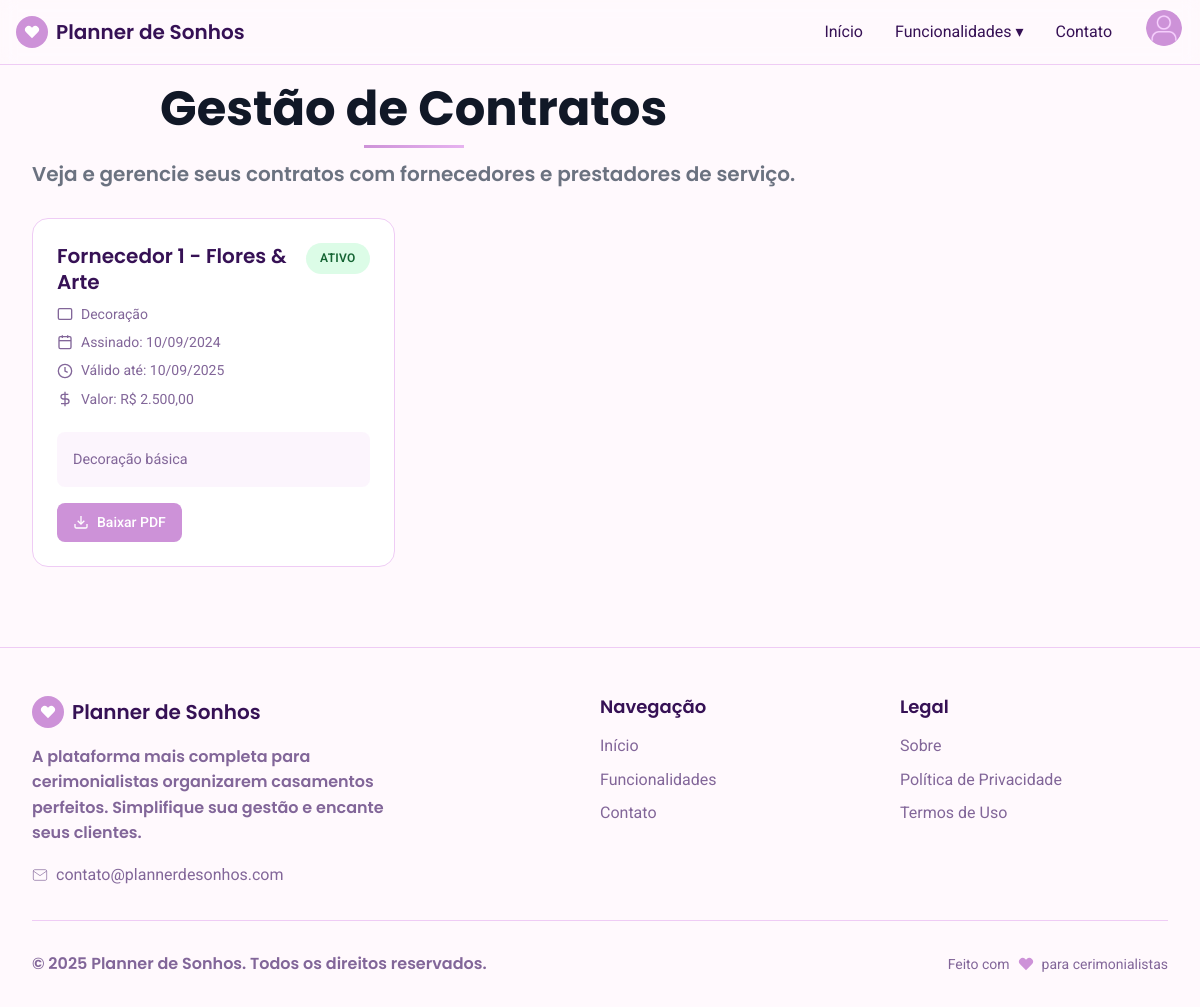
/pages/gestao-contratos.php (signed in), run on the app's committed database.
### tables this page shows
CREATE TABLE `contratos` (
  `id_contrato` int(11) NOT NULL,
  `nome_fornecedor` varchar(255) NOT NULL,
  `categoria` varchar(100) NOT NULL,
  `arquivo_pdf` varchar(255) NOT NULL,
  `data_assinatura` date NOT NULL,
  `data_validade` date NOT NULL,
  `valor` decimal(10,2) DEFAULT NULL,
  `status` enum('ativo','vencido','cancelado') DEFAULT 'ativo',
  `observacoes` text,
  `id_usuario` int(11) NOT NULL,
  `created_at` timestamp NOT NULL DEFAULT CURRENT_TIMESTAMP,
  `updated_at` timestamp NOT NULL DEFAULT CURRENT_TIMESTAMP ON UPDATE CURRENT_TIMESTAMP
);

### pages/gestao-contratos.php (the view, shortened to what this page needs)
<?php
require_once "../config/conexao.php";
$idUsuario = (int) $_SESSION['usuario_id'];
$stmt = $pdo->prepare("SELECT * FROM contratos WHERE id_usuario = ? ORDER BY created_at DESC");
$stmt->execute([$idUsuario]);
$contratos = $stmt->fetchAll(PDO::FETCH_ASSOC);
?>
<!DOCTYPE html>
<html lang="pt-BR">
<head>
  <link rel="stylesheet" href="../Style/styles.css" />
</head>
<body>
  <header class="header">
    <div class="container">
      <div class="header-content">
        <a href="../index.php" class="logo">
          <div class="heart-icon">
            <svg width="16" height="16" fill="currentColor" viewBox="0 0 24 24">
              <path d="M20.84 4.61a5.5 5.5 0 0 0-7.78 0L12 5.67l-1.06-1.06a5.5 5.5 0 0 0-7.78 7.78l1.06 1.06L12 21.23l7.78-7.78 1.06-1.06a5.5 5.5 0 0 0 0-7.78z" />
            </svg>
          </div>
          <span class="logo-text">Planner de Sonhos</span>
        </a>
        <nav class="nav">
          <a href="../index.php" class="nav-link">Início</a>
          <div class="dropdown">
            <a href="funcionalidades.php" class="nav-link dropdown-toggle">Funcionalidades ▾</a>
          </div>
          <a href="contato.php" class="nav-link">Contato</a>
          <?php if (isset($_SESSION["usuario_id"])): ?>
            <div class="profile-dropdown-wrapper">
              <img src="../user/fotos/<?php echo htmlspecialchars($_SESSION['foto_perfil'] ?? 'default.png'); ?>" alt="Foto de perfil" class="profile-avatar" onclick="toggleProfileDropdown()">
            </div>
          <?php else: ?>
            <a href="../user/login.php" class="btn-primary" style="align-items: center">Login</a>
          <?php endif; ?>
        </nav>
      </div>
    </div>
  </header>
  <main>
    <section class="page-content">
      <div class="container">
        <div class="page-header" style="display:flex;justify-content:space-between;align-items:center;flex-wrap:wrap;gap:1rem;margin-bottom:2rem;">
          <div>
            <h1 class="page-title">
              Gestão de <span class="gradient-text">Contratos</span>
            </h1>
            <p class="page-description">
              Veja e gerencie seus contratos com fornecedores e prestadores de serviço.
            </p>
          </div>
        </div>
        <div style="display: grid; grid-template-columns: repeat(auto-fill, minmax(350px, 1fr)); gap: 1.5rem;">
          <?php if (empty($contratos)): ?>
            <div class="card empty-state">
              <svg fill="none" stroke="currentColor" viewBox="0 0 24 24" stroke-width="1.5">
                <path d="M9 12h6m-6 4h6m2 5H7a2 2 0 01-2-2V5a2 2 0 012-2h5.586a1 1 0 01.707.293l5.414 5.414a1 1 0 01.293.707V19a2 2 0 01-2 2z"></path>
              </svg>
              <h3>Nenhum contrato encontrado</h3>
              <p>Você ainda não possui contratos registrados no sistema.</p>
            </div>
          <?php else: ?>
            <?php foreach ($contratos as $contrato): ?>
              <div class="contract-card">
                <div class="contract-header">
                  <div style="flex: 1;min-width:0;">
                    <h3 class="contract-title"><?php echo htmlspecialchars($contrato['nome_fornecedor']); ?></h3>
                    <div class="contract-meta">
                      <svg width="16" height="16" fill="none" stroke="currentColor" viewBox="0 0 24 24" stroke-width="2">
                        <path d="M4 4h16c1.1 0 2 .9 2 2v12c0 1.1-.9 2-2 2H4c-1.1 0-2-.9-2-2V6c0-1.1.9-2 2-2z" />
                      </svg>
                      <?php echo htmlspecialchars($contrato['categoria']); ?>
                    </div>
                    <div class="contract-meta">
                      <svg width="16" height="16" fill="none" stroke="currentColor" viewBox="0 0 24 24" stroke-width="2">
                        <rect x="3" y="4" width="18" height="18" rx="2" ry="2"></rect>
                        <line x1="16" y1="2" x2="16" y2="6"></line>
                        <line x1="8" y1="2" x2="8" y2="6"></line>
                        <line x1="3" y1="10" x2="21" y2="10"></line>
                      </svg>
                      Assinado: <?php echo date("d/m/Y", strtotime($contrato['data_assinatura'])); ?>
                    </div>
                    <?php if ($contrato['data_validade']): ?>
                      <div class="contract-meta">
                        <svg width="16" height="16" fill="none" stroke="currentColor" viewBox="0 0 24 24" stroke-width="2">
                          <circle cx="12" cy="12" r="10"></circle>
                          <polyline points="12 6 12 12 16 14"></polyline>
                        </svg>
                        Válido até: <?php echo date("d/m/Y", strtotime($contrato['data_validade'])); ?>
                      </div>
                    <?php endif; ?>
                    <?php if ($contrato['valor']): ?>
                      <div class="contract-meta">
                        <svg width="16" height="16" fill="none" stroke="currentColor" viewBox="0 0 24 24" stroke-width="2">
                          <line x1="12" y1="1" x2="12" y2="23"></line>
                          <path d="M17 5H9.5a3.5 3.5 0 0 0 0 7h5a3.5 3.5 0 0 1 0 7H6"></path>
                        </svg>
                        Valor: R$ <?php echo number_format($contrato['valor'], 2, ',', '.'); ?>
                      </div>
                    <?php endif; ?>
                  </div>
                  <span class="status-badge status-<?php echo $contrato['status']; ?>">
                    <?php
                      $status_labels = [
                        'ativo' => 'Ativo',
                        'vencido' => 'Vencido',
                        'cancelado' => 'Cancelado'
                      ];
                      echo $status_labels[$contrato['status']] ?? ucfirst($contrato['status']);
                    ?>
                  </span>
                </div>
                <?php if ($contrato['observacoes']): ?>
                  <div class="contract-description">
                    <?php echo nl2br(htmlspecialchars($contrato['observacoes'])); ?>
                  </div>
                <?php endif; ?>
                <div class="contract-actions">
                  <?php if ($contrato['arquivo_pdf']): ?>
                    <a href="../contratos/<?php echo htmlspecialchars($contrato['arquivo_pdf']); ?>" target="_blank" class="btn-small btn-download">
                      <svg width="16" height="16" fill="none" stroke="currentColor" viewBox="0 0 24 24" stroke-width="2">
                        <path d="M21 15v4a2 2 0 0 1-2 2H5a2 2 0 0 1-2-2v-4"></path>
                        <polyline points="7 10 12 15 17 10"></polyline>
                        <line x1="12" y1="15" x2="12" y2="3"></line>
                      </svg>
                      Baixar PDF
                    </a>
                  <?php endif; ?>
                </div>
              </div>
            <?php endforeach; ?>
          <?php endif; ?>
        </div>
      </div>
    </section>
  </main>
  <footer class="footer">
    <div class="container">
      <div class="footer-content">
        <div class="footer-brand">
          <a href="../index.php" class="logo">
            <div class="heart-icon">
              <svg width="16" height="16" fill="currentColor" viewBox="0 0 24 24">
                <path d="M20.84 4.61a5.5 5.5 0 0 0-7.78 0L12 5.67l-1.06-1.06a5.5 5.5 0 0 0-7.78 7.78l1.06 1.06L12 21.23l7.78-7.78 1.06-1.06a5.5 5.5 0 0 0 0-7.78z" />
              </svg>
            </div>
            <span class="logo-text">Planner de Sonhos</span>
          </a>
          <p class="footer-description">
            A plataforma mais completa para cerimonialistas organizarem casamentos perfeitos. Simplifique sua gestão e encante seus clientes.
          </p>
          <div class="footer-contact">
            <svg style="width: 1rem; height: 1rem" fill="none" stroke="currentColor" viewBox="0 0 24 24">
              <path d="M4 4h16c1.1 0 2 .9 2 2v12c0 1.1-.9 2-2 2H4c-1.1 0-2-.9-2-2V6c0-1.1.9-2 2-2z" />
              <polyline points="22,6 12,13 2,6" />
            </svg>
            <span>contato@plannerdesonhos.com</span>
          </div>
        </div>
        <div class="footer-links">
          <h3>Navegação</h3>
          <ul>
            <li><a href="../index.php">Início</a></li>
            <li><a href="funcionalidades.php">Funcionalidades</a></li>
            <li><a href="contato.php">Contato</a></li>
          </ul>
        </div>
        <div class="footer-modules">
          <h3>Legal</h3>
          <ul>
            <li><a href="../legal-pages/about.html">Sobre</a></li>
            <li><a href="../legal-pages/privacity-politics.html">Política de Privacidade</a></li>
            <li><a href="../legal-pages/uses-terms.html">Termos de Uso</a></li>
          </ul>
        </div>
      </div>
      <div class="footer-bottom">
        <p>&copy; 2025 Planner de Sonhos. Todos os direitos reservados.</p>
        <div style="display: flex; align-items: center; gap: 0.25rem; font-size: 0.875rem; color: hsl(var(--muted-foreground));">
          <span>Feito com</span>
          <svg style="width: 1rem; height: 1rem; color: hsl(var(--primary)); margin: 0 0.25rem;" fill="currentColor" viewBox="0 0 24 24">
            <path d="M20.84 4.61a5.5 5.5 0 0 0-7.78 0L12 5.67l-1.06-1.06a5.5 5.5 0 0 0-7.78 7.78l1.06 1.06L12 21.23l7.78-7.78 1.06-1.06a5.5 5.5 0 0 0 0-7.78z" />
          </svg>
          <span>para cerimonialistas</span>
        </div>
      </div>
    </div>
  </footer>
</body>
</html>

### pages/gestao-contratos.php (style rules this page uses)
.contract-actions { display: flex; gap: 0.5rem; flex-wrap: wrap; margin-top: 1rem; }
.btn-small { padding: 0.5rem 1rem; font-size: 0.875rem; border-radius: 0.5rem; border: none; cursor: pointer; text-decoration: none; display: inline-flex; align-items: center; gap: 0.5rem; transition: all 0.2s; font-weight: 500; }
.btn-download { background: hsl(var(--primary)); color: white; }
.status-badge { padding: 0.375rem 0.875rem; border-radius: 1rem; font-size: 0.75rem; font-weight: 600; text-transform: uppercase; display: inline-block; letter-spacing: 0.025em; }
.status-ativo { background: #dcfce7; color: #166534; }
.contract-card { background: white; border: 1px solid hsl(var(--border)); border-radius: 1rem; padding: 1.5rem; transition: all 0.3s; }
.contract-header { display: flex; justify-content: space-between; align-items: start; margin-bottom: 1rem; gap: 1rem; }
.contract-title { font-size: 1.25rem; font-weight: 600; color: hsl(var(--foreground)); margin-bottom: 0.5rem; line-height: 1.3; }
.contract-meta { color: hsl(var(--muted-foreground)); font-size: 0.875rem; margin-bottom: 0.375rem; display: flex; align-items: center; gap: 0.5rem; }
.contract-description { color: hsl(var(--muted-foreground)); margin-bottom: 1rem; line-height: 1.6; padding: 1rem; background: hsl(var(--muted) / 0.3); border-radius: 0.5rem; font-size: 0.9rem; }
.profile-dropdown-wrapper { position: relative; }
.profile-avatar { width: 40px; height: 40px; border-radius: 50%; cursor: pointer; border: 2px solid transparent; transition: all 0.3s ease; object-fit: cover; }

### data on the page
contratos: nome_fornecedor "Fornecedor 1 - Flores & Arte", categoria "Decoração", data_assinatura "10/09/2024", data_validade "10/09/2025", valor "2.500,00", status "ATIVO", observacoes "Decoração básica"
